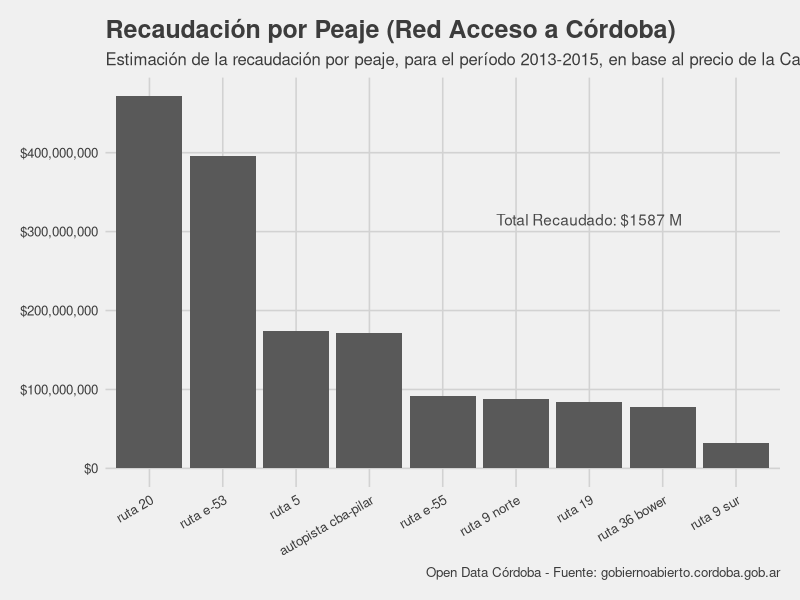
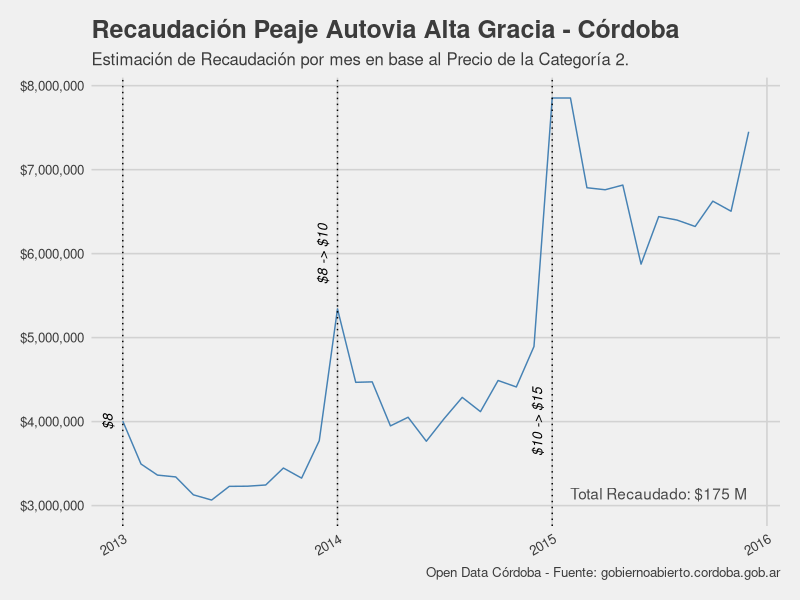
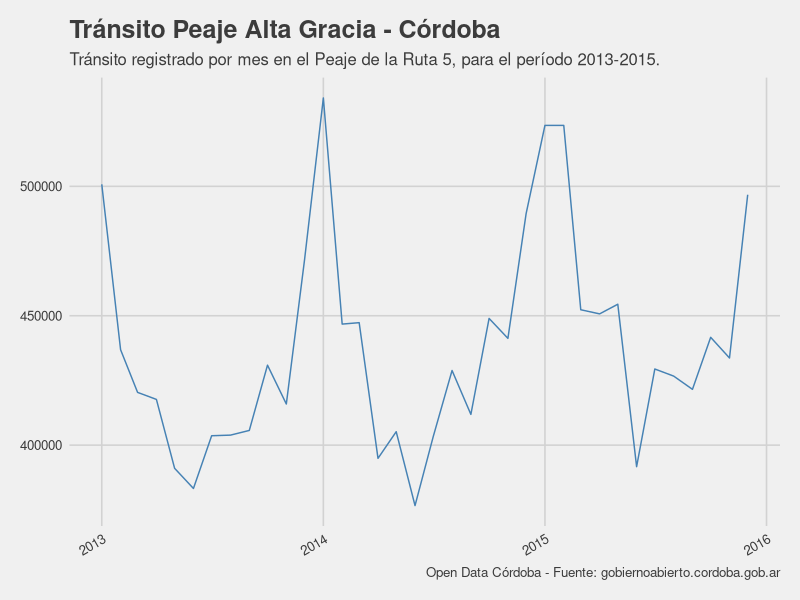

R code for these plots, in order:
## ---- chunk 1
knitr::opts_chunk$set(echo = TRUE, fig.align = 'center', message = FALSE)
library(dplyr)
library(reshape2)
library(lubridate)
library(ggplot2)
library(ggthemes)
library(scales)
## ---- chunk 2
dfPrecio <- read.csv('../../static/data/recaudacion-peajes-cordoba/precio_peajes.csv',
                     dec=",", stringsAsFactors = FALSE)
dfPrecio$Ruta <- tolower(dfPrecio$Ruta)
colnames(dfPrecio) <- c("ruta", "2013", "2014", "2015", "2016")

dfPeajes <- read.csv('../../static/data/recaudacion-peajes-cordoba/transito_peajes.csv',
                     dec=",")
colnames(dfPeajes) <- c("fecha", "total", "ruta 20", "ruta 5", "ruta 36 bower",
                        "ruta 9 sur", "autopista cba-pilar", "ruta 19", "ruta 9 norte",
                        "ruta e-53", "ruta e-55")
dfPeajes$fecha <- ymd(dfPeajes$fecha)


dfPeajes <- dfPeajes %>% 
  select(-total) %>% 
  melt(id.vars="fecha") %>%  
  mutate(anio = year(fecha)) %>% 
  rename(ruta=variable)

dfPrecio <- dfPrecio %>% 
  melt() %>% 
  rename(anio=variable)

dfPrecio$anio <- as.numeric(as.character(dfPrecio$anio))
dfPeajes$ruta <- as.character(dfPeajes$ruta)

df <- merge(dfPeajes, dfPrecio, by = c("ruta", "anio"))
colnames(df) <- c("ruta", "anio", "fecha", "cantidad_autos", "precio")
df$recaudacion <- df$cantidad_autos * df$precio
## ---- chunk 3
totalPorPeaje <- df %>% 
  group_by(ruta) %>% 
  summarise(total=sum(recaudacion))

total <- sum(totalPorPeaje$total)

ggplot(totalPorPeaje, aes(x=reorder(ruta, -total), y=total)) +
  geom_bar(stat="identity") + 
  labs(title="Recaudación por Peaje (Red Acceso a Córdoba)",
       subtitle="Estimación de la recaudación por peaje, para el período 2013-2015, en base al precio de la Categoría 2.",
       caption = "Open Data Córdoba - Fuente: gobiernoabierto.cordoba.gob.ar") +
  scale_y_continuous(labels = dollar) +
  theme_fivethirtyeight() +
  theme(axis.text.x = element_text(angle=30, hjust=1, vjust=1))+
  annotate("text", x="ruta 19", y=300000000, vjust=-0.5,
           label=paste0("Total Recaudado: $",paste(round(total / 1e6), "M")),
           family = "sans",
           alpha=.7) 
## ---- chunk 4
knitr::kable(totalPorPeaje %>% arrange(desc(total)))
## ---- chunk 5
total <- df %>% 
  filter(ruta == "ruta 5") %>%  
  summarize(total=sum(recaudacion)) %>% 
  as.numeric()

fecha=c('2013-01-01','2014-01-01','2015-01-01')
label=c('$8', '$8 -> $10', '$10 -> $15')
y = c(4000000,6000000,4000000)
aumentos <- data.frame(fecha=ymd(fecha), label=label, y=y)

ggplot(df[df$ruta=="ruta 5", ], aes(x=fecha)) +
  geom_line(aes(y=recaudacion), color="steelblue") +
  labs(title="Recaudación Peaje Autovia Alta Gracia - Córdoba",
       subtitle="Estimación de Recaudación por mes en base al Precio de la Categoría 2.",
       caption = "Open Data Córdoba - Fuente: gobiernoabierto.cordoba.gob.ar") + theme_fivethirtyeight() +
  theme(axis.text.x = element_text(angle=30, hjust=1, vjust=1)) +
  scale_y_continuous(labels = dollar) +
  geom_vline(xintercept=as.numeric(aumentos$fecha), linetype=3) +
  geom_text(data=aumentos,mapping=aes(x=fecha, y=y, label=label),
            angle=90, vjust=-1, size=3.5, fontface='italic') +
  annotate("text", x=ymd('2015-07-01'), y=3000000, vjust=-0.5,
           label=paste0("Total Recaudado: $",paste(round(total / 1e6), "M")),
           family = "sans",
           alpha=.7) 

## ---- chunk 6
ggplot(df[df$ruta=="ruta 5", ], aes(x=fecha, y=cantidad_autos)) +
  geom_line(color="steelblue") +
  labs(title = "Tránsito Peaje Alta Gracia - Córdoba",
       subtitle = "Tránsito registrado por mes en el Peaje de la Ruta 5, para el período 2013-2015.",
       caption = "Open Data Córdoba - Fuente: gobiernoabierto.cordoba.gob.ar") +
  theme_fivethirtyeight() +
  theme(axis.text.x = element_text(angle=30, hjust=1, vjust=1))
